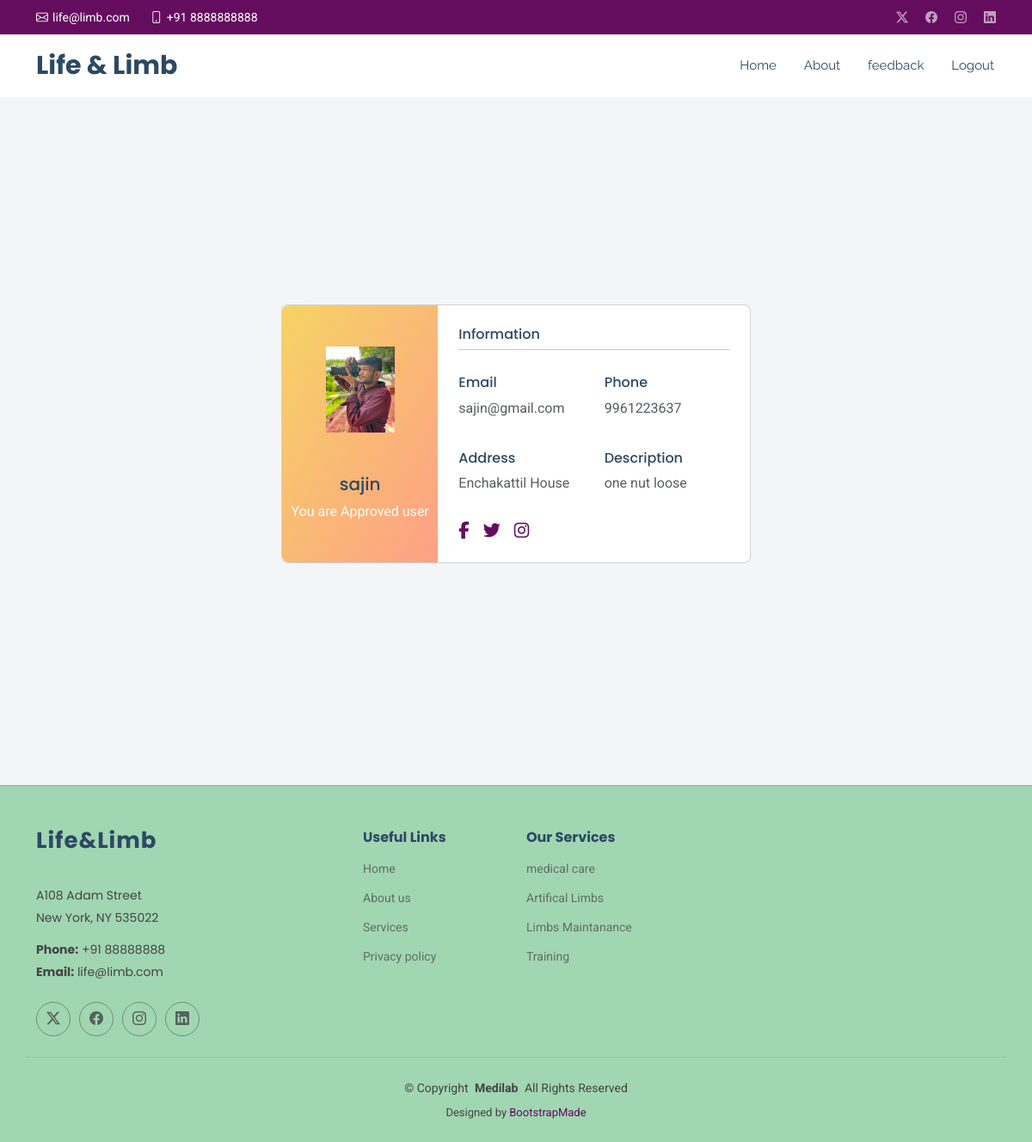
The app's page /about/ (signed in), older data.
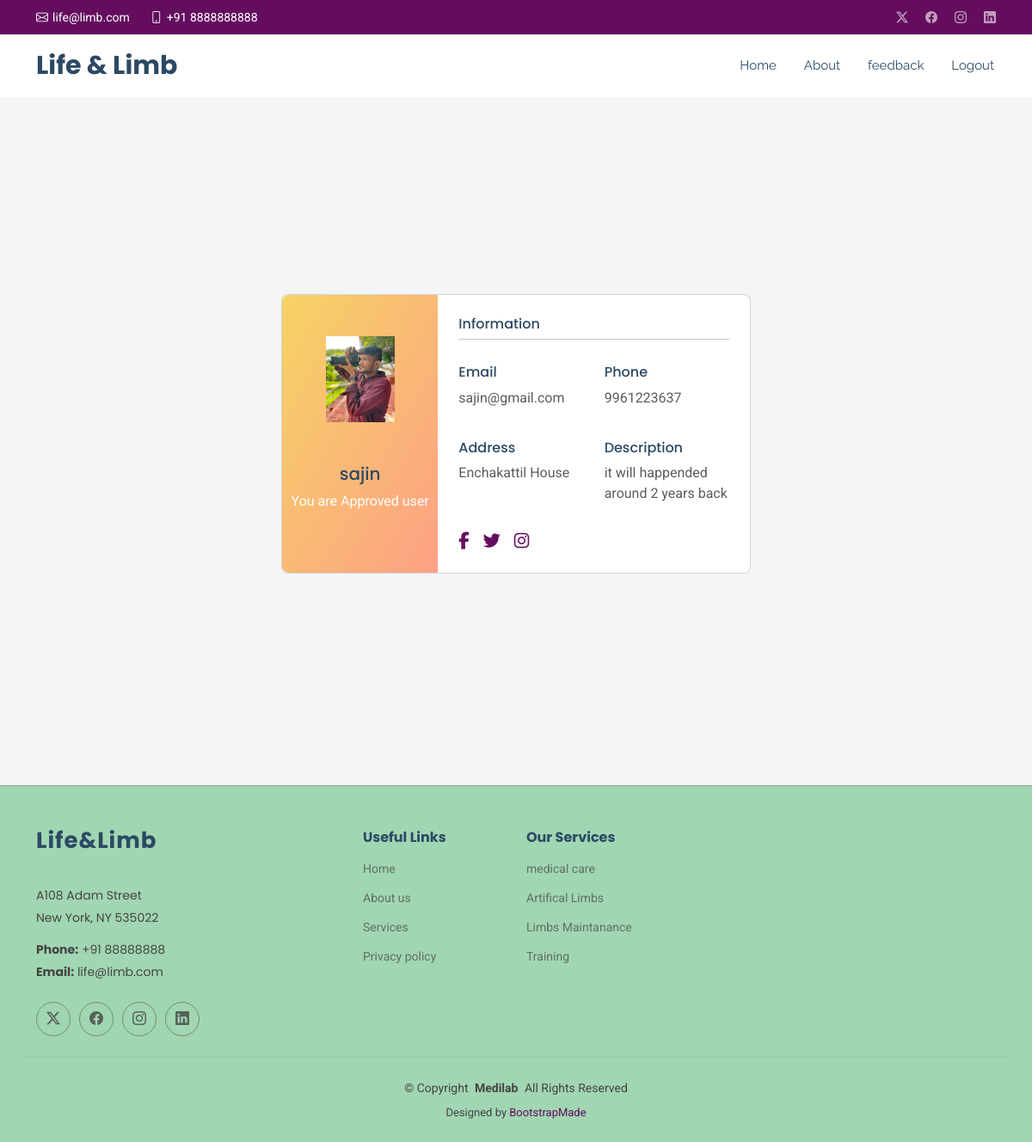
The same page, newer data.
### appname/models.py (models this page shows, shortened)
class UserDetail(models.Model):
    patient=models.OneToOneField(User,on_delete=models.CASCADE,null=True)
    is_patient=models.BooleanField(default=True)
    uaddress = models.CharField(max_length=50,null=True)
    umobile_no = models.BigIntegerField(null=True)
    ulocation = models.CharField(max_length=50,null=True)
    uphoto = models.ImageField( upload_to="pics",blank=True,null=True)
    description = models.CharField( max_length=100)
    no_year = models.IntegerField()
    is_approved= models.BooleanField(default=False)

### appname/views.py (the view)
def about(request):
    user = request.user
    try:
        obj = UserDetail.objects.get(patient=user)
    except UserDetail.DoesNotExist:
        obj = None
    context = {
        'obj': obj,
    }
    return render(request, 'appname/about.html', context)

### appname/templates/appname/about.html (shortened to what this page needs)
{% extends "appname/_base.html" %}
{% block navbar%}
<nav id="navmenu" class="navmenu">
  <ul>
    <li><a href="{% url 'user_dashboard' %}" >Home<br></a></li>
    <li><a href="{% url 'about' %}">About</a></li>
    <li><a href="{% url 'feed' %}">feedback</a></li>
    <li><a href="{% url 'logout' %}">Logout </a></li>
  </ul>
</nav>
{%endblock%}
{%block content%}
<section class="vh-100" style="background-color: #f4f5f7;">
    <div class="container py-5 h-100">
      <div class="row d-flex justify-content-center align-items-center h-100">
        <div class="col col-lg-6 mb-4 mb-lg-0">
          <div class="card mb-3" style="border-radius: .5rem;">
            <div class="row g-0">
              <div class="col-md-4 gradient-custom text-center text-white"
                style="border-top-left-radius: .5rem; border-bottom-left-radius: .5rem;">
                  <img src="{{obj.uphoto.url}}" alt="#"  width="80px" class="img-fluid my-5"/>
                <h5>{{user.username}}</h5>
                  {% if obj.is_approved %}
                  You are Approved user
                  {% else %}
                  Not Approved
                  {% endif %}
              </div>
              <div class="col-md-8">
                <div class="card-body p-4">
                  <h6>Information</h6>
                  <hr class="mt-0 mb-4">
                  <div class="row pt-1">
                    <div class="col-6 mb-3">
                      <h6>Email</h6>
                      <p class="text-muted">{{user.email}}</p>
                    </div>
                    <div class="col-6 mb-3">
                      <h6>Phone</h6>
                      <p class="text-muted"> {{ obj.umobile_no }}</p>
                    </div>
                  </div>
                  <div class="row pt-1">
                    <div class="col-6 mb-3">
                      <h6>Address</h6>
                      <p class="text-muted">{{obj.uaddress}}</p>
                    </div>
                    <div class="col-6 mb-3">
                      <h6>Description</h6>
                      <p class="text-muted">{{obj.description}}</p>
                    </div>
                  </div>
                  <div class="d-flex justify-content-start">
                    <a href="#!"><i class="fab fa-facebook-f fa-lg me-3"></i></a>
                    <a href="#!"><i class="fab fa-twitter fa-lg me-3"></i></a>
                    <a href="#!"><i class="fab fa-instagram fa-lg"></i></a>
                  </div>
                </div>
              </div>
            </div>
          </div>
        </div>
      </div>
    </div>
  </section>
{%endblock%}

Row changes from the older to the newer data that the page shows:
changed UserDetail "Enchakattil House": description "one nut loose" → "it will happended around 2 years back"
